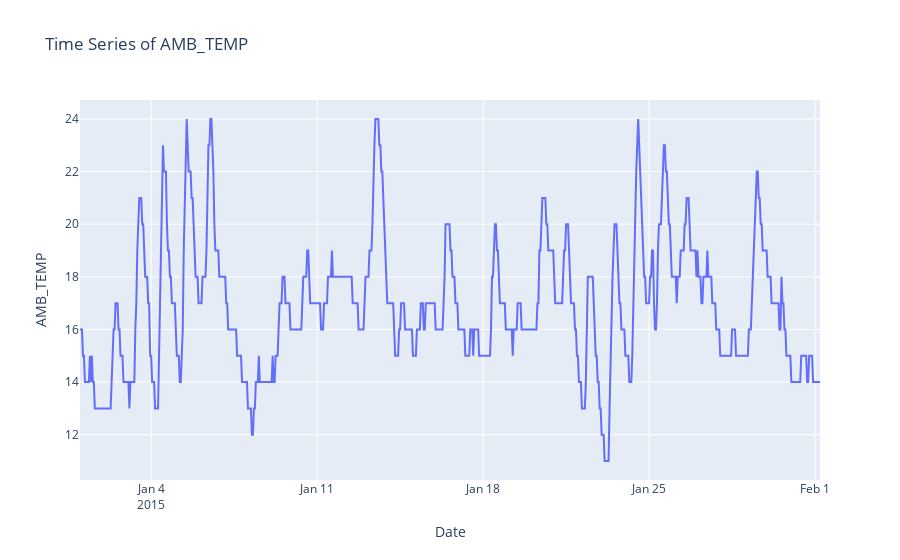

Write notebook code for a chart like this one.
### Code cell
diag=px.line(x=dtfr['time'].head(750),y=dtfr['AMB_TEMP'].head(750),labels={'x':'Date','y':'AMB_TEMP'},title='Time Series of AMB_TEMP')
diag.show()

### Figure 1 — Plotly figure (JSON) as saved in the notebook; plotly's stock layout.template omitted (floating-point values rounded to 4 significant figures; data arrays with more than 128 entries replaced by an {"elided": "..."} marker saying what was removed)
{"data": [{"hovertemplate": "Date=%{x}<br>AMB_TEMP=%{y}<extra></extra>", "legendgroup": "", "line": {"color": "#636efa", "dash": "solid"}, "marker": {"symbol": "circle"}, "mode": "lines", "name": "", "orientation": "v", "showlegend": false, "type": "scatter", "x": {"elided": "750 str values"}, "xaxis": "x", "y": {"elided": "750 int values"}, "yaxis": "y"}], "layout": {"legend": {"tracegroupgap": 0}, "title": {"text": "Time Series of AMB_TEMP"}, "xaxis": {"anchor": "y", "domain": [0, 1], "title": {"text": "Date"}}, "yaxis": {"anchor": "x", "domain": [0, 1], "title": {"text": "AMB_TEMP"}}}}
